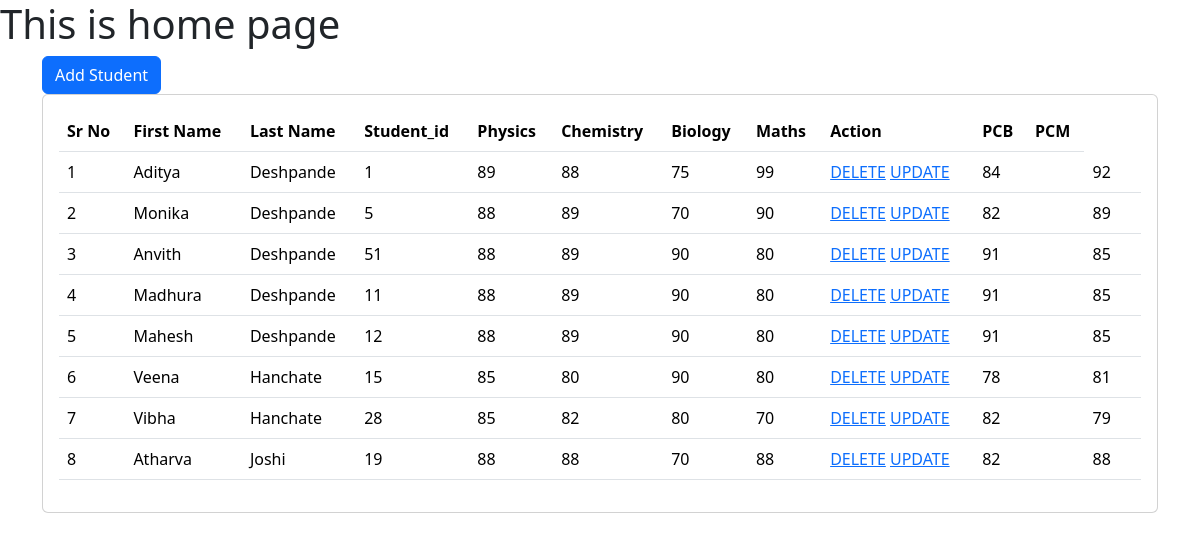
The app's page /students/home/ with its own data.
### students/models.py (models this page shows, shortened)
class Students(models.Model):
    firstname = models.CharField(max_length=20)
    lastname = models.CharField(max_length=20)
    student_id = models.CharField(max_length=100)
    phy=models.IntegerField(default=90)
    chem=models.IntegerField(default=90)
    bio=models.IntegerField(default=90)
    maths=models.IntegerField(default=90)
    pcb=models.IntegerField(default=90)
    pcm=models.IntegerField(default=90)

### students/views.py (the view)
# urls.py: path('home/', students_home),
def students_home(request):
    students = Students.objects.all()
    return render(request, "students/home.html", {
        'students':students
    })

### templates/students/home.html (shortened to what this page needs)
<!DOCTYPE html>
<html lang="en">
<head>
    <link href="https://cdn.jsdelivr.net/npm/bootstrap@5.3.2/dist/css/bootstrap.min.css" rel="stylesheet">
</head>
<body>
    <h1> This is home page</h1>
    <div class="container">
        <a class="btn btn-primary" href="/students/students_data" role="button">Add Student</a>
        <br>
    </div>
    <div class="container">
        <div class="row">
            <div class="col-md-12">
                <div class="card">
                    <div class="card-body">
                        <table class="table">
                            <thead>
                                <tr>
                                    <th>Sr No</th>
                                    <th>First Name</th>
                                    <th>Last Name</th>
                                    <th>Student_id</th>
                                    <th>Physics</th>
                                    <th>Chemistry</th>
                                    <th>Biology</th>
                                    <th>Maths</th>
                                    <th>Action</th>
                                    <th>PCB</th>
                                    <th>PCM</th>
                                </tr>
                            </thead>
                            <tbody>
                                {% for s in students %}
                                <tr>
                                    <td>{{forloop.counter}}</td>
                                    <td>{{s.firstname}}</td>
                                    <td>{{s.lastname}}</td>
                                    <td>{{s.student_id}}</td>
                                    <td>{{s.phy}}</td>
                                    <td>{{s.chem}}</td>
                                    <td>{{s.bio}}</td>
                                    <td>{{s.maths}}</td>
                                    <td>
                                        <a href="/students/delete-student/{{s.id}}">DELETE</a>
                                        <a href="/students/update-student/{{s.id}}">UPDATE</a>
                                    </td>
                                    <td>{{s.pcb}}<td>
                                    <td>{{s.pcm}}<td>
                                </tr>
                                {% endfor %}
                            </tbody>
                        </table>
                    </div>
                </div>
            </div>
        </div>
    </div>
</body>
</html>

### records on screen
Students: firstname "Aditya", lastname "Deshpande", student_id "1", phy "89", chem "88", bio "75", maths "99", pcb "84", pcm "92"
Students: firstname "Monika", lastname "Deshpande", student_id "5", phy "88", chem "89", bio "70", maths "90", pcb "82", pcm "89"
Students: firstname "Anvith", lastname "Deshpande", student_id "51", phy "88", chem "89", bio "90", maths "80", pcb "91", pcm "85"
Students: firstname "Madhura", lastname "Deshpande", student_id "11", phy "88", chem "89", bio "90", maths "80", pcb "91", pcm "85"
Students: firstname "Mahesh", lastname "Deshpande", student_id "12", phy "88", chem "89", bio "90", maths "80", pcb "91", pcm "85"
Students: firstname "Veena", lastname "Hanchate", student_id "15", phy "85", chem "80", bio "90", maths "80", pcb "78", pcm "81"
Students: firstname "Vibha", lastname "Hanchate", student_id "28", phy "85", chem "82", bio "80", maths "70", pcb "82", pcm "79"
Students: firstname "Atharva", lastname "Joshi", student_id "19", phy "88", chem "88", bio "70", maths "88", pcb "82", pcm "88"
